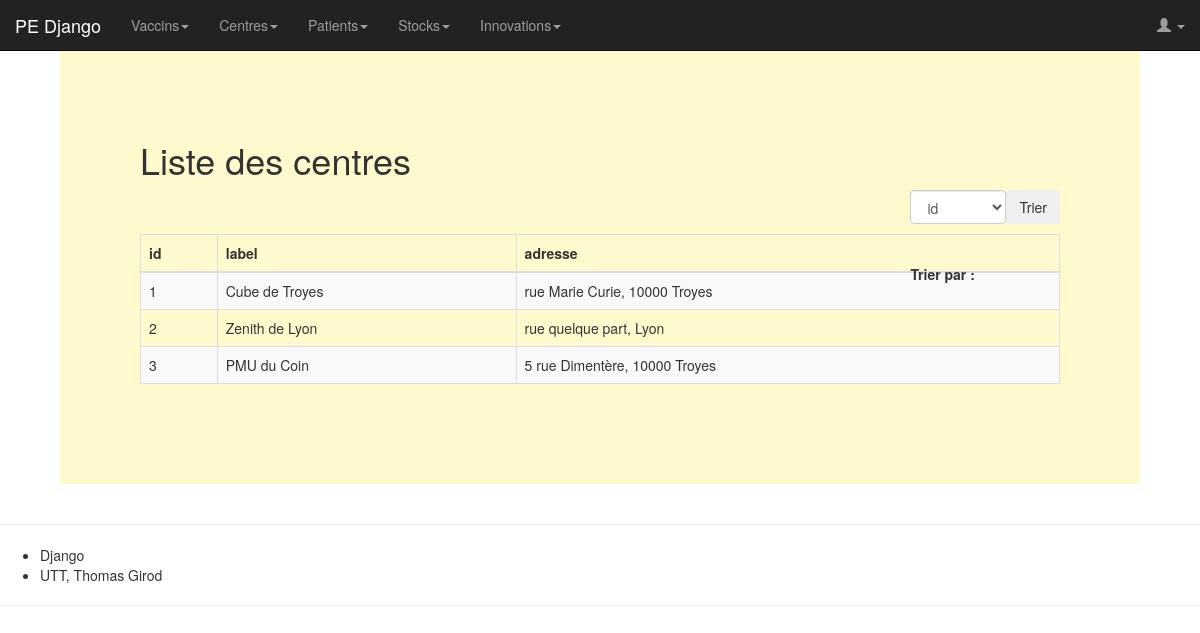
The app's page /centre/view_all/ with its own data.
### centre/models.py (models this page shows, shortened)
class Centre(models.Model):
    label = models.CharField(max_length=100)
    adresse = models.CharField(max_length=200)

### centre/views.py (the view)
# urls.py: path('view_all/', views.view_all, name='view_all'),
def view_all(request):
    centres = get_list_or_404(Centre)
    context = {'centres': centres}
    return render(request, 'centre/view_all.html', context)

### centre/templates/centre/view_all.html (shortened to what this page needs)
{% extends 'base.html' %}
{% load static %}
{% block title_page %} Liste des centres {% endblock %}
{% block content %}
    <div class="sorting-form">
        <button onclick="sortTable('all-centers')" class="btn btn-submit sorting-choice-btn">Trier</button>
        <form name="sorting-form" class="top-right">
            <div class="form-group">
                <select id="sort-by-column" class="form-control sorting-choice">
                    <option value="0">id</option>
                </select>
            </div>
            <label for="sort-by-column" class="sorting-choice">Trier par :</label>
        </form>
    </div>
    <table class="table table-striped table-bordered" id="all-centers">
        <thead>
        <tr>
            <th scope="col" onclick="sortTable('all-centers', 0)">id</th>
            <th scope="col" onclick="sortTable('all-centers', 1)">label</th>
            <th scope="col" onclick="sortTable('all-centers', 2)">adresse</th>
        </tr>
        </thead>
        <tbody>
        {% for centre in centres %}
            <tr>
                <td> {{ centre.id }}</td>
                <td> {{ centre.label }}</td>
                <td> {{ centre.adresse }}</td>
            </tr>
        {% endfor %}
        </tbody>
    </table>
{% endblock %}

### static/public/css/style.css (style rules this page uses)
body { background-color: white; }
.form-group { margin-bottom: 40px; }
.sorting-form { margin-bottom: 10px; display: flex; flex-direction: row-reverse; height: 34px; }
.sorting-choice-btn { height: 34px; }

### records on screen
Centre: id "1", label "Cube de Troyes", adresse "rue Marie Curie, 10000 Troyes"
Centre: id "2", label "Zenith de Lyon", adresse "rue quelque part, Lyon"
Centre: id "3", label "PMU du Coin", adresse "5 rue Dimentère, 10000 Troyes"
